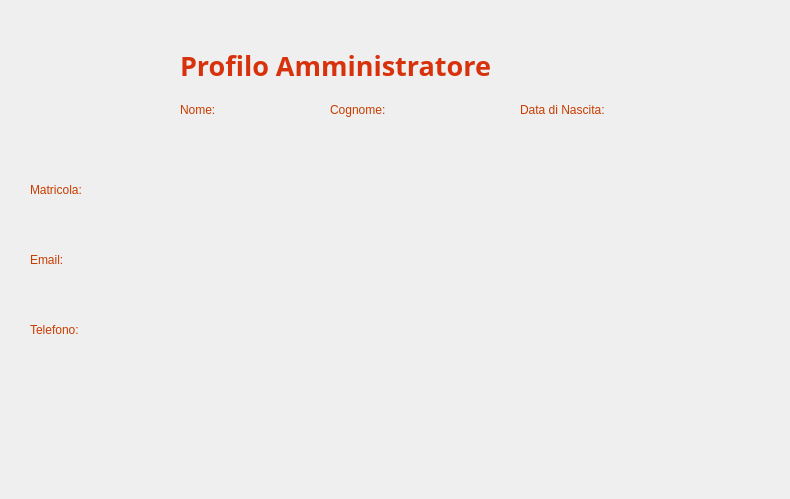
<?xml version="1.0" encoding="UTF-8"?>
<ui version="4.0">
 <class>VistaVisualizzaAmministratoreAmministratore</class>
 <widget class="QWidget" name="VistaVisualizzaAmministratoreAmministratore">
  <property name="geometry">
   <rect>
    <x>0</x>
    <y>0</y>
    <width>790</width>
    <height>499</height>
   </rect>
  </property>
  <property name="windowTitle">
   <string>Profilo Amministratore - CineMax</string>
  </property>
  <widget class="QLabel" name="Sfondo">
   <property name="geometry">
    <rect>
     <x>0</x>
     <y>0</y>
     <width>791</width>
     <height>501</height>
    </rect>
   </property>
   <property name="font">
    <font>
     <family>Segoe UI</family>
    </font>
   </property>
   <property name="styleSheet">
    <string notr="true">QLabel {
    background: qlineargradient(
        x1: 0, y1: 1,
        x2: 0, y2: 0,
        stop: 0 #210A00,
        stop: 1 #7D2100
    );
}</string>
   </property>
   <property name="text">
    <string/>
   </property>
  </widget>
  <widget class="QLabel" name="labelProfilo">
   <property name="geometry">
    <rect>
     <x>30</x>
     <y>30</y>
     <width>121</width>
     <height>121</height>
    </rect>
   </property>
   <property name="text">
    <string/>
   </property>
   <property name="pixmap">
    <pixmap>Immagini/ProfiloButtonAmministratore.png</pixmap>
   </property>
   <property name="scaledContents">
    <bool>true</bool>
   </property>
  </widget>
  <widget class="QLabel" name="labelNome">
   <property name="geometry">
    <rect>
     <x>180</x>
     <y>100</y>
     <width>63</width>
     <height>20</height>
    </rect>
   </property>
   <property name="styleSheet">
    <string notr="true">QLabel {
    color: #C83C00;
}</string>
   </property>
   <property name="text">
    <string>Nome:</string>
   </property>
   <property name="alignment">
    <set>Qt::AlignmentFlag::AlignLeading|Qt::AlignmentFlag::AlignLeft|Qt::AlignmentFlag::AlignVCenter</set>
   </property>
  </widget>
  <widget class="QLabel" name="labelTitolo">
   <property name="geometry">
    <rect>
     <x>180</x>
     <y>30</y>
     <width>381</width>
     <height>71</height>
    </rect>
   </property>
   <property name="font">
    <font>
     <family>Segoe UI Variable</family>
     <pointsize>20</pointsize>
     <bold>true</bold>
    </font>
   </property>
   <property name="styleSheet">
    <string notr="true">QLabel {
    color: #D7320C;
}</string>
   </property>
   <property name="text">
    <string>Profilo Amministratore</string>
   </property>
   <property name="alignment">
    <set>Qt::AlignmentFlag::AlignLeading|Qt::AlignmentFlag::AlignLeft|Qt::AlignmentFlag::AlignVCenter</set>
   </property>
  </widget>
  <widget class="ClickableLabel" name="labelHomeButton">
   <property name="geometry">
    <rect>
     <x>700</x>
     <y>20</y>
     <width>63</width>
     <height>61</height>
    </rect>
   </property>
   <property name="text">
    <string/>
   </property>
   <property name="pixmap">
    <pixmap>Immagini/HomeButtonAmministratore.png</pixmap>
   </property>
   <property name="scaledContents">
    <bool>true</bool>
   </property>
  </widget>
  <widget class="QLabel" name="labelCognome">
   <property name="geometry">
    <rect>
     <x>330</x>
     <y>100</y>
     <width>81</width>
     <height>20</height>
    </rect>
   </property>
   <property name="styleSheet">
    <string notr="true">QLabel {
    color: #C83C00;
}</string>
   </property>
   <property name="text">
    <string>Cognome:</string>
   </property>
   <property name="alignment">
    <set>Qt::AlignmentFlag::AlignLeading|Qt::AlignmentFlag::AlignLeft|Qt::AlignmentFlag::AlignVCenter</set>
   </property>
  </widget>
  <widget class="QLabel" name="labelNomeAmministratore">
   <property name="geometry">
    <rect>
     <x>180</x>
     <y>130</y>
     <width>131</width>
     <height>20</height>
    </rect>
   </property>
   <property name="styleSheet">
    <string notr="true">QLabel {
    color: #962D00;
}</string>
   </property>
   <property name="text">
    <string/>
   </property>
  </widget>
  <widget class="QLabel" name="labelCognomeAmministratore">
   <property name="geometry">
    <rect>
     <x>330</x>
     <y>130</y>
     <width>131</width>
     <height>20</height>
    </rect>
   </property>
   <property name="styleSheet">
    <string notr="true">QLabel {
    color: #962D00;
}</string>
   </property>
   <property name="text">
    <string/>
   </property>
  </widget>
  <widget class="QLabel" name="labelMatricola">
   <property name="geometry">
    <rect>
     <x>30</x>
     <y>180</y>
     <width>81</width>
     <height>20</height>
    </rect>
   </property>
   <property name="styleSheet">
    <string notr="true">QLabel {
    color: #C83C00;
}</string>
   </property>
   <property name="text">
    <string>Matricola:</string>
   </property>
   <property name="alignment">
    <set>Qt::AlignmentFlag::AlignLeading|Qt::AlignmentFlag::AlignLeft|Qt::AlignmentFlag::AlignVCenter</set>
   </property>
  </widget>
  <widget class="QLabel" name="labelMatricolaAmministratore">
   <property name="geometry">
    <rect>
     <x>30</x>
     <y>210</y>
     <width>131</width>
     <height>20</height>
    </rect>
   </property>
   <property name="styleSheet">
    <string notr="true">QLabel {
    color: #962D00;
}</string>
   </property>
   <property name="text">
    <string/>
   </property>
  </widget>
  <widget class="QLabel" name="labelEmail">
   <property name="geometry">
    <rect>
     <x>30</x>
     <y>250</y>
     <width>81</width>
     <height>20</height>
    </rect>
   </property>
   <property name="styleSheet">
    <string notr="true">QLabel {
    color: #C83C00;
}</string>
   </property>
   <property name="text">
    <string>Email:</string>
   </property>
   <property name="alignment">
    <set>Qt::AlignmentFlag::AlignLeading|Qt::AlignmentFlag::AlignLeft|Qt::AlignmentFlag::AlignVCenter</set>
   </property>
  </widget>
  <widget class="QLabel" name="labelEmailAmministratore">
   <property name="geometry">
    <rect>
     <x>30</x>
     <y>280</y>
     <width>251</width>
     <height>20</height>
    </rect>
   </property>
   <property name="styleSheet">
    <string notr="true">QLabel {
    color: #962D00;
}</string>
   </property>
   <property name="text">
    <string/>
   </property>
  </widget>
  <widget class="QLabel" name="labelTelefono">
   <property name="geometry">
    <rect>
     <x>30</x>
     <y>320</y>
     <width>81</width>
     <height>20</height>
    </rect>
   </property>
   <property name="styleSheet">
    <string notr="true">QLabel {
    color: #C83C00;
}</string>
   </property>
   <property name="text">
    <string>Telefono:</string>
   </property>
   <property name="alignment">
    <set>Qt::AlignmentFlag::AlignLeading|Qt::AlignmentFlag::AlignLeft|Qt::AlignmentFlag::AlignVCenter</set>
   </property>
  </widget>
  <widget class="QLabel" name="labelTelefonoAmministratore">
   <property name="geometry">
    <rect>
     <x>30</x>
     <y>350</y>
     <width>251</width>
     <height>20</height>
    </rect>
   </property>
   <property name="styleSheet">
    <string notr="true">QLabel {
    color: #962D00;
}</string>
   </property>
   <property name="text">
    <string/>
   </property>
  </widget>
  <widget class="ClickableLabel" name="labelIndietroButton">
   <property name="geometry">
    <rect>
     <x>620</x>
     <y>20</y>
     <width>63</width>
     <height>61</height>
    </rect>
   </property>
   <property name="text">
    <string/>
   </property>
   <property name="pixmap">
    <pixmap>Immagini/IndietroButtonAmministratore.png</pixmap>
   </property>
   <property name="scaledContents">
    <bool>true</bool>
   </property>
  </widget>
  <widget class="QLabel" name="labelDataNascita">
   <property name="geometry">
    <rect>
     <x>520</x>
     <y>100</y>
     <width>121</width>
     <height>20</height>
    </rect>
   </property>
   <property name="styleSheet">
    <string notr="true">QLabel {
    color: #C83C00;
}</string>
   </property>
   <property name="text">
    <string>Data di Nascita:</string>
   </property>
   <property name="alignment">
    <set>Qt::AlignmentFlag::AlignLeading|Qt::AlignmentFlag::AlignLeft|Qt::AlignmentFlag::AlignVCenter</set>
   </property>
  </widget>
  <widget class="QLabel" name="labelDataNascitaAmministratore">
   <property name="geometry">
    <rect>
     <x>520</x>
     <y>130</y>
     <width>101</width>
     <height>20</height>
    </rect>
   </property>
   <property name="styleSheet">
    <string notr="true">QLabel {
    color: #962D00;
}</string>
   </property>
   <property name="text">
    <string/>
   </property>
  </widget>
 </widget>
 <customwidgets>
  <customwidget>
   <class>ClickableLabel</class>
   <extends>QLabel</extends>
   <header>clickablelabel.h</header>
  </customwidget>
 </customwidgets>
 <resources/>
 <connections/>
</ui>
